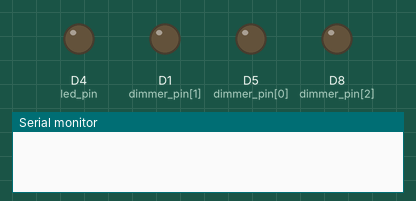
This sketch was run on a simulated ESP8266 (NodeMCU). On the bench: output pins drawn as LEDs (lit = HIGH), the last lines printed to the serial monitor. WiFi joins after 1.5 s; servers stay silent unless stated.

Above: at 0.1 s.
At 1.6 s:
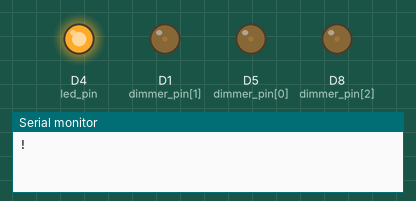
Timing chart, 0 to 3.1 s (numbered marks = the images above):
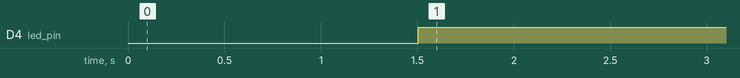

Measured:
- by itself, D4 (led_pin): LOW → HIGH at 1.5 s

The sketch:

receberDados.ino
```cpp
#include <ESP8266WiFi.h>
#include <ESP8266mDNS.h>
#include <WiFiUdp.h>
#include <ArduinoOTA.h>

#ifndef STASSID
#define STASSID "INTELBRAS"
#define STAPSK  "Pbl-Sistemas-Digitais"
#endif

const char* ssid = STASSID;
const char* password = STAPSK;
const char* host = "ESP-10.0.0.109";

int led_pin = LED_BUILTIN;
#define N_DIMMERS 3
int dimmer_pin[] = {14, 5, 15};
#define acende_led  0b00100001

void setup() {

  /* switch on led */
  pinMode(led_pin, OUTPUT);
  pinMode(D0, INPUT);

  pinMode(D1,INPUT); //botão

  Serial.begin(9600); // BaudRate

  //Serial.println("Booting");
  WiFi.mode(WIFI_STA);

  WiFi.begin(ssid, password);

  while (WiFi.waitForConnectResult() != WL_CONNECTED) {
    WiFi.begin(ssid, password);
    //Serial.println("Tentando nova conexão...");
  }
  /* switch off led */
  digitalWrite(led_pin, HIGH);

  /* configure dimmers, and OTA server events */
  analogWriteRange(1000);
  analogWrite(led_pin, 990);

  for (int i = 0; i < N_DIMMERS; i++) {
    pinMode(dimmer_pin[i], OUTPUT);
    analogWrite(dimmer_pin[i], 50);
  }

  ArduinoOTA.setHostname(host);
  ArduinoOTA.onStart([]() { // switch off all the PWMs during upgrade
    for (int i = 0; i < N_DIMMERS; i++) {
      analogWrite(dimmer_pin[i], 0);
    }
    analogWrite(led_pin, 0);
  });

  ArduinoOTA.onEnd([]() { // do a fancy thing with our board led at end
    for (int i = 0; i < 30; i++) {
      analogWrite(led_pin, (i * 100) % 1001);
      delay(50);
    }
  });

  ArduinoOTA.onError([](ota_error_t error) {
    (void)error;
    ESP.restart();
  });

  /* setup the OTA server */
  ArduinoOTA.begin();
  //Serial.println("Tudo pronto.");
}

void loop() {
  ArduinoOTA.handle();
  digitalWrite(led_pin, HIGH);

    /* Via loopback */
  char comando = 0b00100001;
  Serial.write(comando);
  delay(5000);
  if(Serial.available() > 0) { // Verifica se tem algo sendo recebido
      char c = Serial.read();  //Lê o pino RX
      switch(c){
        case acende_led:
         //Serial.write("Chegou");
          digitalWrite(led_pin, LOW);
          delay(2000);
          break;
      }
  }
}
```
